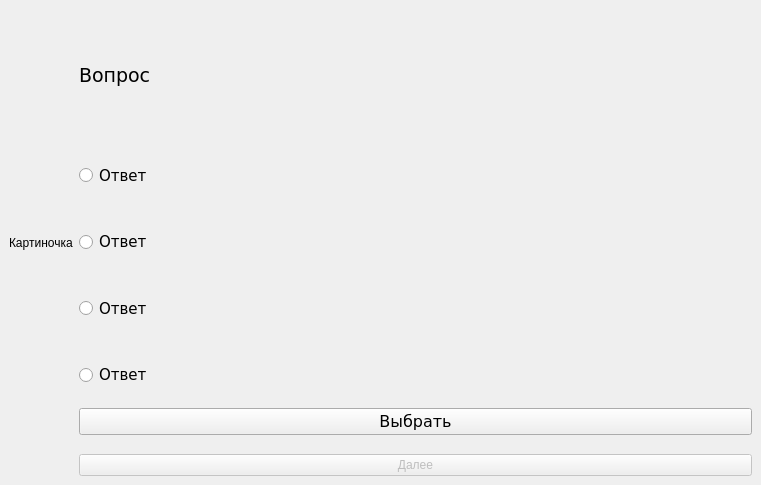
<?xml version="1.0" encoding="UTF-8"?>
<ui version="4.0">
 <class>MainWindow</class>
 <widget class="QMainWindow" name="MainWindow">
  <property name="geometry">
   <rect>
    <x>0</x>
    <y>0</y>
    <width>761</width>
    <height>485</height>
   </rect>
  </property>
  <property name="windowTitle">
   <string>MainWindow</string>
  </property>
  <widget class="QWidget" name="centralwidget">
   <property name="enabled">
    <bool>true</bool>
   </property>
   <property name="autoFillBackground">
    <bool>false</bool>
   </property>
   <layout class="QHBoxLayout" name="horizontalLayout_2" stretch="0,3">
    <item>
     <widget class="QLabel" name="label">
      <property name="text">
       <string>Картиночка</string>
      </property>
     </widget>
    </item>
    <item>
     <layout class="QVBoxLayout" name="verticalLayout" stretch="2,1,1,1,1,0,0,0">
      <property name="spacing">
       <number>0</number>
      </property>
      <item>
       <widget class="QLabel" name="label_question">
        <property name="sizePolicy">
         <sizepolicy hsizetype="Minimum" vsizetype="Minimum">
          <horstretch>0</horstretch>
          <verstretch>0</verstretch>
         </sizepolicy>
        </property>
        <property name="maximumSize">
         <size>
          <width>16777215</width>
          <height>16777215</height>
         </size>
        </property>
        <property name="font">
         <font>
          <family>Verdana</family>
          <pointsize>14</pointsize>
         </font>
        </property>
        <property name="text">
         <string>Вопрос</string>
        </property>
        <property name="scaledContents">
         <bool>false</bool>
        </property>
        <property name="wordWrap">
         <bool>true</bool>
        </property>
       </widget>
      </item>
      <item>
       <widget class="QRadioButton" name="radioButton_1">
        <property name="sizePolicy">
         <sizepolicy hsizetype="Minimum" vsizetype="Minimum">
          <horstretch>0</horstretch>
          <verstretch>0</verstretch>
         </sizepolicy>
        </property>
        <property name="minimumSize">
         <size>
          <width>0</width>
          <height>0</height>
         </size>
        </property>
        <property name="font">
         <font>
          <family>Verdana</family>
          <pointsize>11</pointsize>
         </font>
        </property>
        <property name="text">
         <string>Ответ</string>
        </property>
       </widget>
      </item>
      <item>
       <widget class="QRadioButton" name="radioButton_2">
        <property name="sizePolicy">
         <sizepolicy hsizetype="Minimum" vsizetype="Minimum">
          <horstretch>0</horstretch>
          <verstretch>0</verstretch>
         </sizepolicy>
        </property>
        <property name="minimumSize">
         <size>
          <width>0</width>
          <height>0</height>
         </size>
        </property>
        <property name="font">
         <font>
          <family>Verdana</family>
          <pointsize>11</pointsize>
         </font>
        </property>
        <property name="text">
         <string>Ответ</string>
        </property>
       </widget>
      </item>
      <item>
       <widget class="QRadioButton" name="radioButton_3">
        <property name="sizePolicy">
         <sizepolicy hsizetype="Minimum" vsizetype="Minimum">
          <horstretch>0</horstretch>
          <verstretch>0</verstretch>
         </sizepolicy>
        </property>
        <property name="minimumSize">
         <size>
          <width>0</width>
          <height>0</height>
         </size>
        </property>
        <property name="font">
         <font>
          <family>Verdana</family>
          <pointsize>11</pointsize>
         </font>
        </property>
        <property name="text">
         <string>Ответ</string>
        </property>
       </widget>
      </item>
      <item>
       <widget class="QRadioButton" name="radioButton_4">
        <property name="sizePolicy">
         <sizepolicy hsizetype="Minimum" vsizetype="Minimum">
          <horstretch>0</horstretch>
          <verstretch>0</verstretch>
         </sizepolicy>
        </property>
        <property name="minimumSize">
         <size>
          <width>0</width>
          <height>0</height>
         </size>
        </property>
        <property name="font">
         <font>
          <family>Verdana</family>
          <pointsize>11</pointsize>
         </font>
        </property>
        <property name="text">
         <string>Ответ</string>
        </property>
       </widget>
      </item>
      <item>
       <widget class="QPushButton" name="button_choice">
        <property name="sizePolicy">
         <sizepolicy hsizetype="Minimum" vsizetype="Minimum">
          <horstretch>0</horstretch>
          <verstretch>0</verstretch>
         </sizepolicy>
        </property>
        <property name="font">
         <font>
          <family>Verdana</family>
          <pointsize>12</pointsize>
         </font>
        </property>
        <property name="text">
         <string>Выбрать</string>
        </property>
       </widget>
      </item>
      <item>
       <widget class="QLabel" name="label_answer">
        <property name="font">
         <font>
          <family>Verdana</family>
          <pointsize>12</pointsize>
         </font>
        </property>
        <property name="layoutDirection">
         <enum>Qt::LeftToRight</enum>
        </property>
        <property name="text">
         <string/>
        </property>
        <property name="alignment">
         <set>Qt::AlignCenter</set>
        </property>
       </widget>
      </item>
      <item>
       <widget class="QPushButton" name="button_next">
        <property name="enabled">
         <bool>false</bool>
        </property>
        <property name="text">
         <string>Далее</string>
        </property>
       </widget>
      </item>
     </layout>
    </item>
   </layout>
  </widget>
 </widget>
 <resources/>
 <connections/>
</ui>
